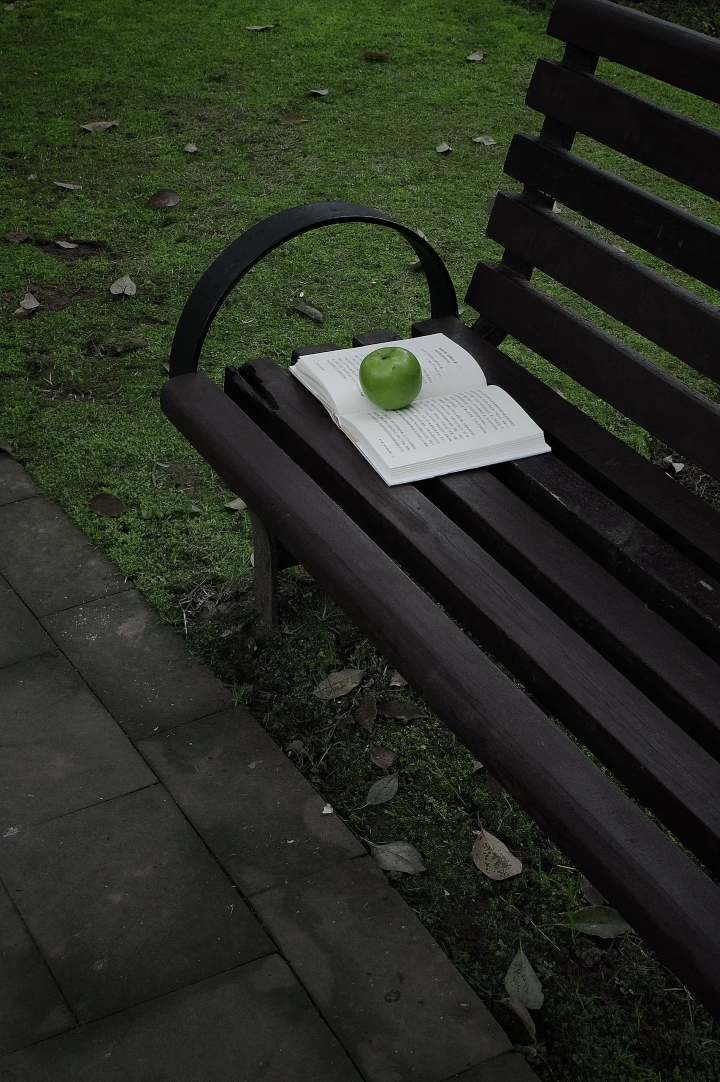
#> input picture 算法组/Week2/yuanjiaxin/yuanjiaxin/data/img2.jpg, 720 x 1082 px, found by its file name
$ python task2_processing.py
#> lines starting #> are read from the running program, lines starting #| are printed output that depends on the picture; after the words box and inside, x2 and y2 are one past the last pixel; in counts of white or black regions, pixels touching at a corner belong together
import numpy as np
import cv2 as cv

#灰度图
img = cv.imread("data/images/img2.jpg")
#> img is the input picture: shape (1082, 720, 3); mean B, G, R 34.5, 45.3, 40.5
if img is None:
    print("图片读取失败")
    exit()

gray = cv.cvtColor(img, cv.COLOR_BGR2GRAY)
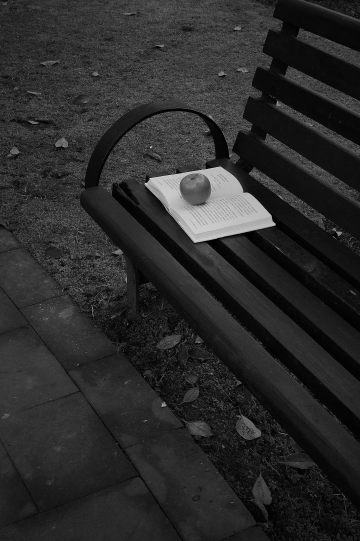
#> gray: shape (1082, 720) (shown at 1/2 size); min 0, max 225, mean 42.6
cv.imwrite("outputs/task2/01_gray.jpg", gray)

#高斯滤波
gauss_3 = cv.GaussianBlur(gray, (3, 3), 0)
gauss_7 = cv.GaussianBlur(gray, (7, 7), 0)
cv.imwrite("outputs/task2/02_gauss_3x3.jpg", gauss_3)
cv.imwrite("outputs/task2/02_gauss_7x7.jpg", gauss_7)

#阈值分割
_, thresh_low  = cv.threshold(gauss_3, 150, 255, cv.THRESH_BINARY)
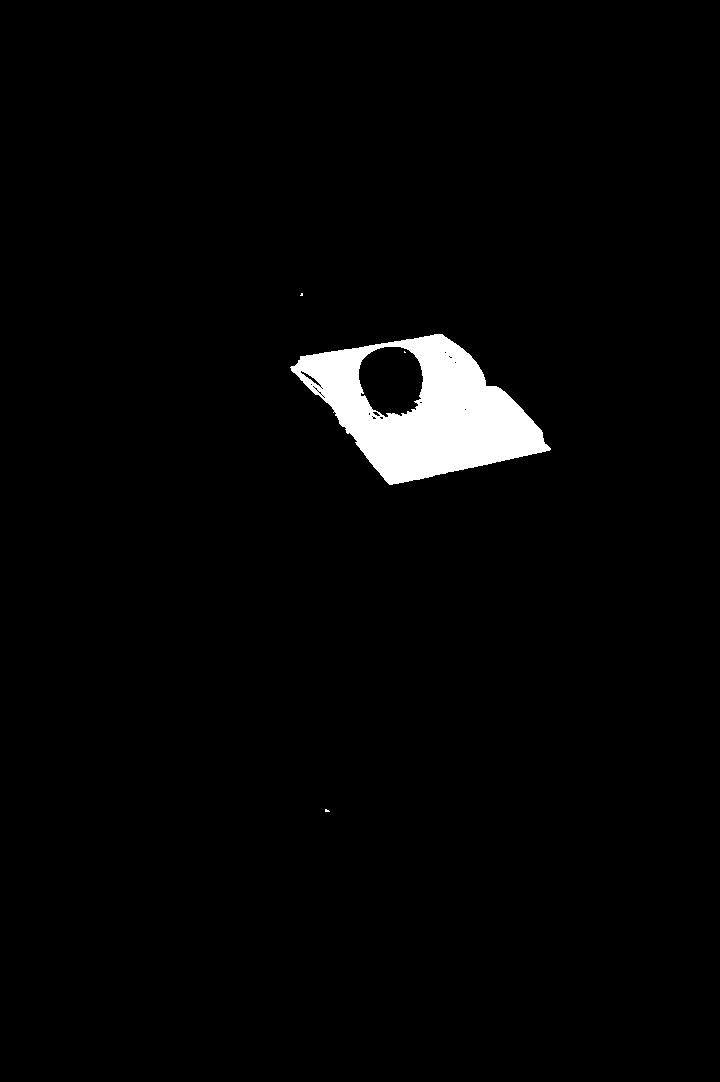
#> thresh_low: shape (1082, 720); 2.5% white; 4 white regions (3 under 20 px), largest, box (x1, y1, x2, y2) and area: (290, 334, 551, 485) 19475
_, thresh_high = cv.threshold(gauss_3, 180, 255, cv.THRESH_BINARY)
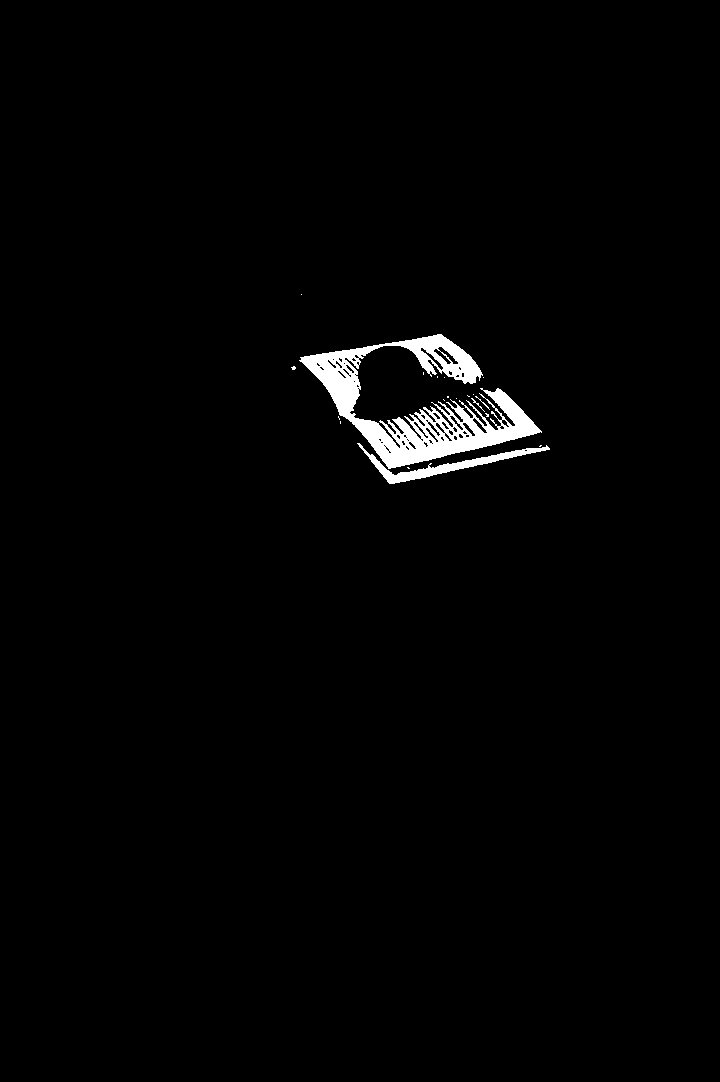
#> thresh_high: shape (1082, 720); 1.5% white; 20 white regions (16 under 20 px), largest, box (x1, y1, x2, y2) and area: (299, 334, 542, 469) 10429, (357, 443, 550, 484) 1443, (471, 398, 485, 412) 25, (475, 396, 490, 410) 23
cv.imwrite("outputs/task2/03_thresh_150.jpg", thresh_low)
cv.imwrite("outputs/task2/03_thresh_180.jpg", thresh_high)

#Canny边缘图
canny_low  = cv.Canny(gauss_3, 30, 90)
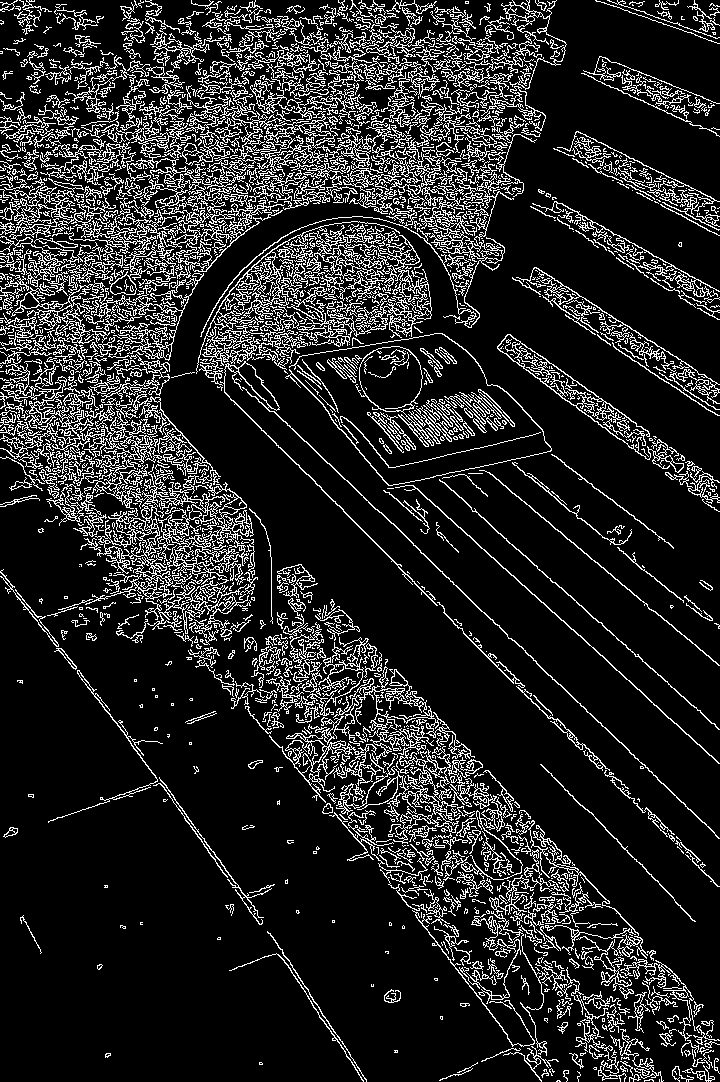
#> canny_low: shape (1082, 720); 14.9% white in thin lines or dots
canny_high = cv.Canny(gauss_3, 80, 200)
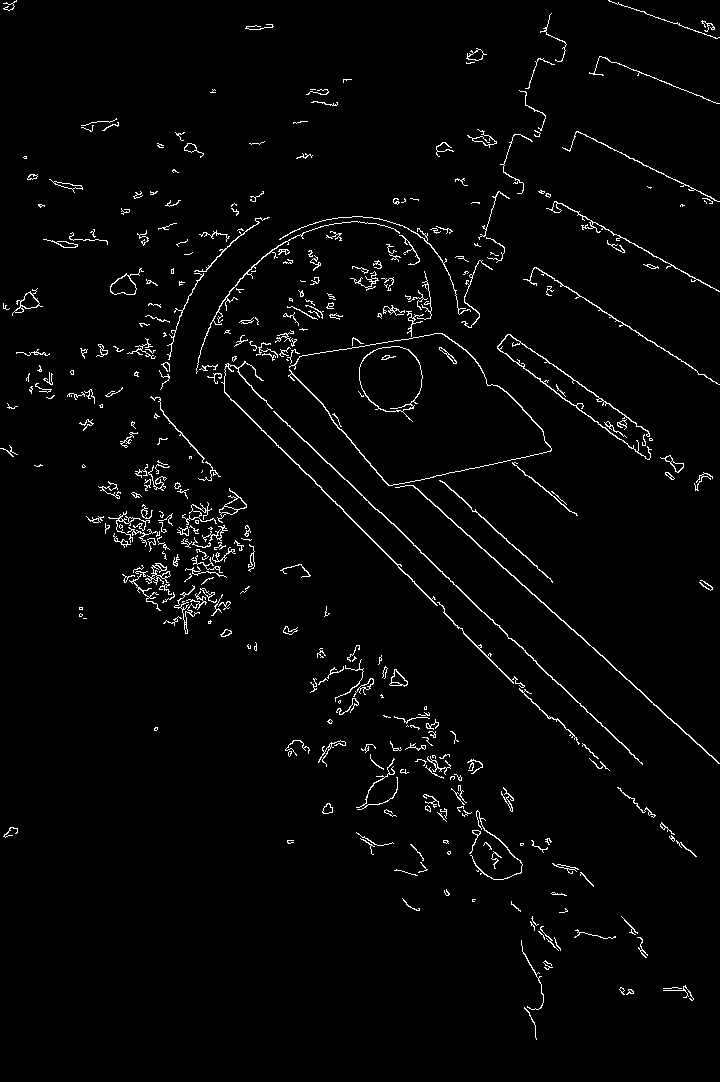
#> canny_high: shape (1082, 720); 2.4% white in thin lines or dots
cv.imwrite("outputs/task2/04_canny_30_90.jpg", canny_low)
cv.imwrite("outputs/task2/04_canny_80_200.jpg", canny_high)

#形态学处理
kernel = cv.getStructuringElement(cv.MORPH_RECT, (5, 5))

#开运算
opened = cv.morphologyEx(thresh_low, cv.MORPH_OPEN, kernel)
#> opened: shape (1082, 720); 2.5% white; 1 white region, box (x1, y1, x2, y2) and area: (291, 334, 549, 484) 19185
cv.imwrite("outputs/task2/05_open_5x5.jpg", opened)

#闭运算
closed = cv.morphologyEx(thresh_low, cv.MORPH_CLOSE, kernel)
#> closed: shape (1082, 720); 2.5% white; 3 white regions (2 under 20 px), largest, box (x1, y1, x2, y2) and area: (290, 334, 551, 485) 19655
cv.imwrite("outputs/task2/05_close_5x5.jpg", closed)

print("任务二处理完成")

$ run again, with 算法组/Week2/yuanjiaxin/yuanjiaxin/data/img1.jpg copied over 算法组/Week2/yuanjiaxin/yuanjiaxin/data/img2.jpg
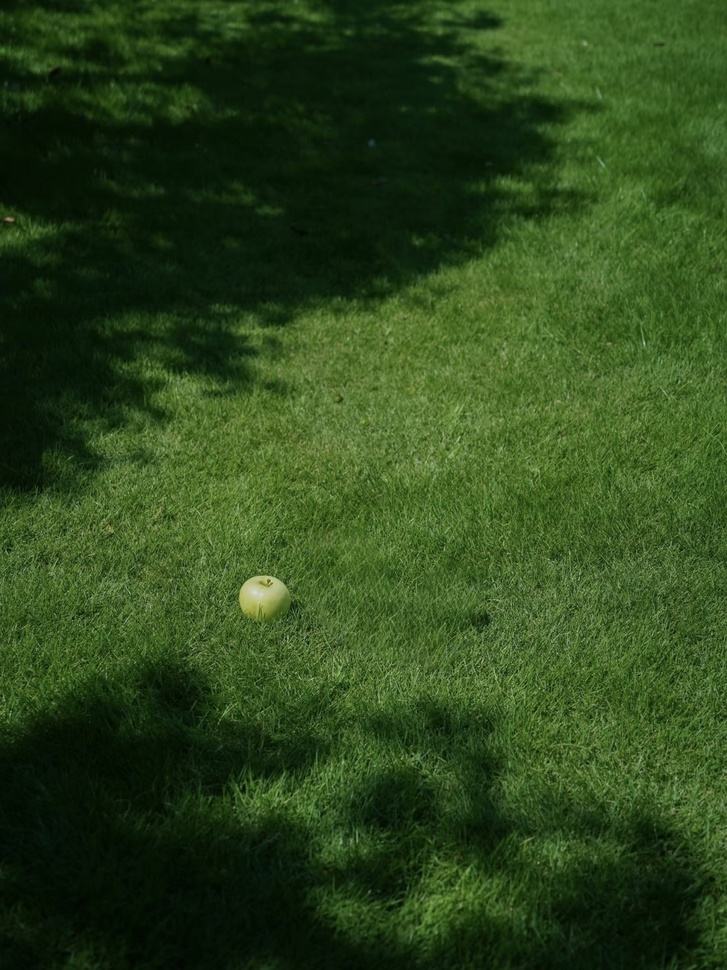
#> input picture 算法组/Week2/yuanjiaxin/yuanjiaxin/data/img1.jpg, 727 x 970 px, shrunk from 1440 x 1920 before the run, found by its file name
#> img is the input picture: shape (970, 727, 3); mean B, G, R 27.6, 70.3, 44.9
#> `_, thresh_low  = cv.threshold(gauss_3, 150, 255, cv.THRESH_BINARY)`:
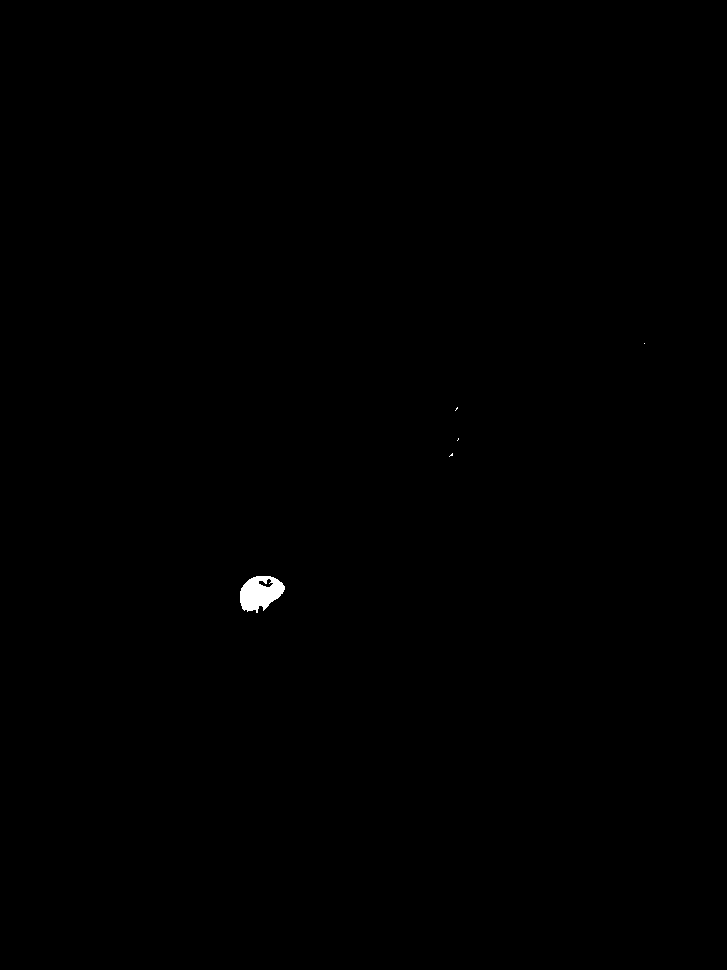
#> thresh_low: shape (970, 727); 0.16% white; 5 white regions (4 under 20 px), largest, box (x1, y1, x2, y2) and area: (240, 576, 285, 613) 1112
#> thresh_high: shape (970, 727); 0.08% white; 1 white region, box (x1, y1, x2, y2) and area: (242, 577, 279, 604) 536
#> canny_low: shape (970, 727); 19.3% white in thin lines or dots
#> `canny_high = cv.Canny(gauss_3, 80, 200)`:
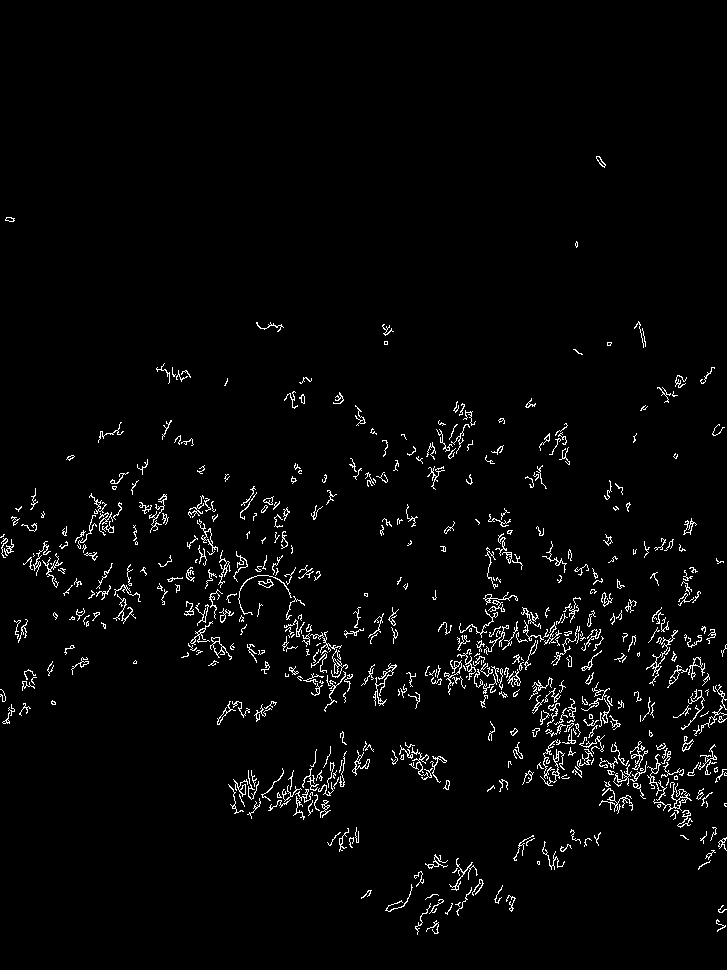
#> canny_high: shape (970, 727); 2.7% white in thin lines or dots, all inside (x1, y1, x2, y2) = (0, 156, 727, 935)
#> opened: shape (970, 727); 0.15% white; 1 white region, box (x1, y1, x2, y2) and area: (240, 576, 284, 611) 1062
#> closed: shape (970, 727); 0.17% white; 5 white regions (4 under 20 px), largest, box (x1, y1, x2, y2) and area: (240, 576, 285, 613) 1184

$ run again, with 算法组/Week2/yuanjiaxin/yuanjiaxin/data/img3.jpg copied over 算法组/Week2/yuanjiaxin/yuanjiaxin/data/img2.jpg
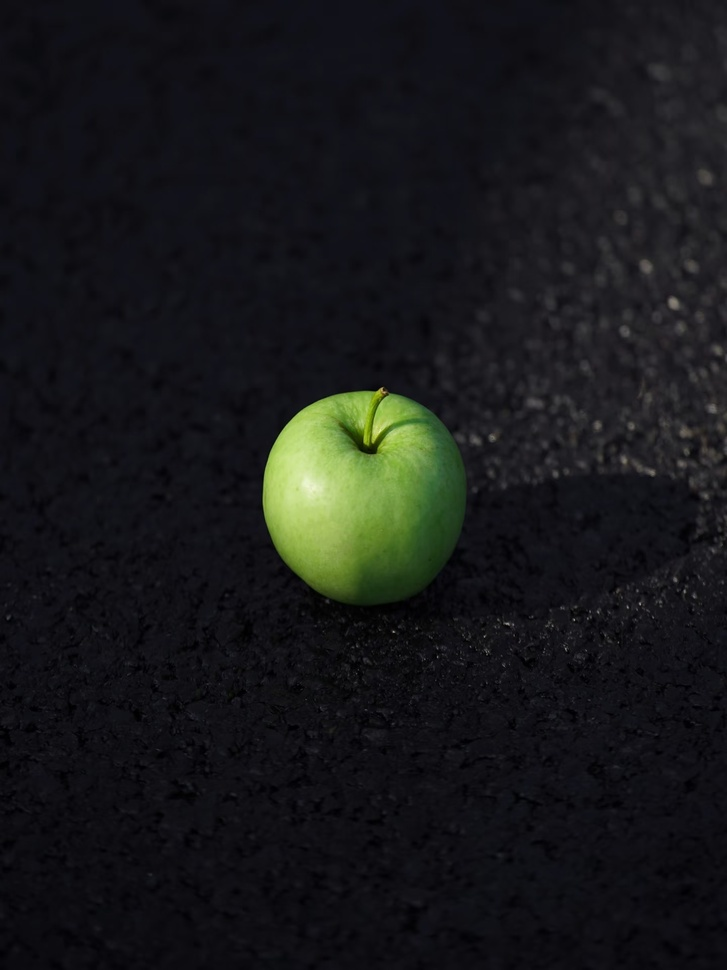
#> input picture 算法组/Week2/yuanjiaxin/yuanjiaxin/data/img3.jpg, 727 x 970 px, shrunk from 1440 x 1920 before the run, found by its file name
#> img is the input picture: shape (970, 727, 3); mean B, G, R 25.5, 24.4, 23.4
#> `_, thresh_low  = cv.threshold(gauss_3, 150, 255, cv.THRESH_BINARY)`:
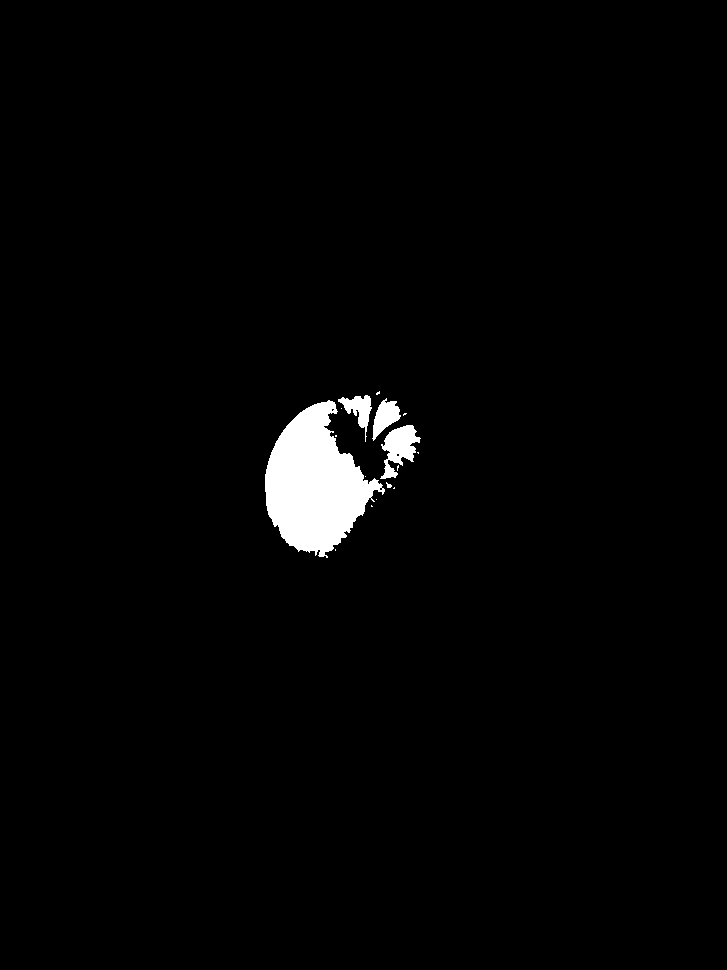
#> thresh_low: shape (970, 727); 1.9% white; 16 white regions (11 under 20 px), largest, box (x1, y1, x2, y2) and area: (265, 400, 385, 558) 10851, (380, 425, 421, 479) 1131, (372, 398, 401, 441) 629, (338, 395, 372, 442) 602, (386, 482, 392, 488) 21
#> thresh_high: shape (970, 727); 0.83% white; 10 white regions (7 under 20 px), largest, box (x1, y1, x2, y2) and area: (270, 415, 349, 529) 5623, (373, 420, 392, 437) 144, (387, 429, 401, 441) 71
#> canny_low: shape (970, 727); 1% white in thin lines or dots, all inside (x1, y1, x2, y2) = (6, 169, 727, 798)
#> `canny_high = cv.Canny(gauss_3, 80, 200)`:
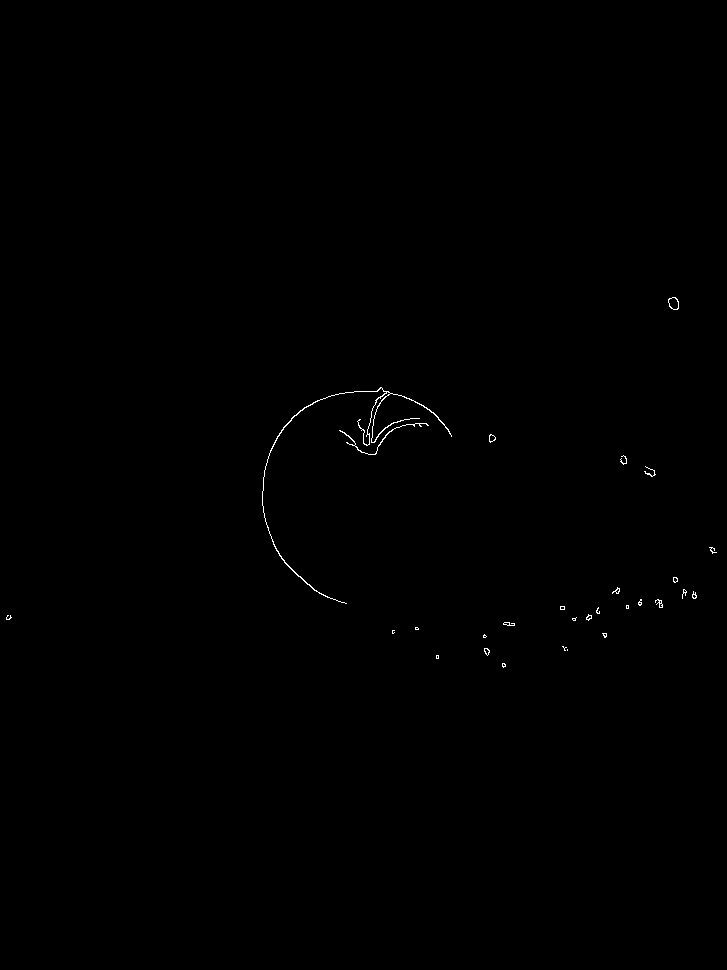
#> canny_high: shape (970, 727); 0.19% white in thin lines or dots, all inside (x1, y1, x2, y2) = (6, 297, 717, 668)
#> opened: shape (970, 727); 1.8% white; 5 white regions, box (x1, y1, x2, y2) and area: (265, 401, 380, 557) 10704, (384, 425, 420, 463) 921, (373, 401, 399, 436) 591, (342, 396, 371, 427) 518, (384, 466, 396, 478) 113
#> closed: shape (970, 727); 1.9% white; 3 white regions (1 under 20 px), largest, box (x1, y1, x2, y2) and area: (265, 395, 421, 558) 13002, (372, 398, 407, 441) 661
